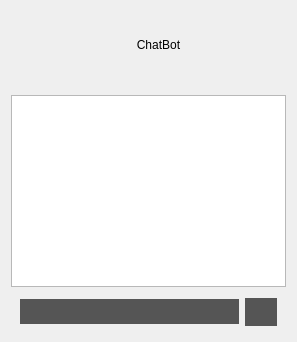
      <widget class="QWidget" name="page_chatbot">
       <layout class="QVBoxLayout" name="verticalLayout_15">
        <item>
         <widget class="QWidget" name="widget_right_menu_expand_table_container_6" native="true">
          <property name="styleSheet">
           <string notr="true">QPushButton {
	background-color: transparent;
	border: none;
}

QPushButton::hover {
	border: 1px solid #44fda2;
}

QPushButton::pressed {
	border: 1px solid #808080;
}</string>
          </property>
          <layout class="QHBoxLayout" name="horizontalLayout_59">
           <item>
            <widget class="QLabel" name="lbl_right_menu_chatbot_header_icon">
             <property name="minimumSize">
              <size>
               <width>50</width>
               <height>50</height>
              </size>
             </property>
             <property name="maximumSize">
              <size>
               <width>50</width>
               <height>50</height>
              </size>
             </property>
             <property name="text">
              <string/>
             </property>
             <property name="pixmap">
              <pixmap resource="../icons_source.qrc">:/newSource/icons/chatbot.png</pixmap>
             </property>
             <property name="scaledContents">
              <bool>true</bool>
             </property>
            </widget>
           </item>
           <item>
            <widget class="QLabel" name="lbl_right_menu_chatbot_header">
             <property name="minimumSize">
              <size>
               <width>150</width>
               <height>50</height>
              </size>
             </property>
             <property name="maximumSize">
              <size>
               <width>16777215</width>
               <height>50</height>
              </size>
             </property>
             <property name="text">
              <string>ChatBot</string>
             </property>
             <property name="alignment">
              <set>Qt::AlignCenter</set>
             </property>
            </widget>
           </item>
           <item>
            <widget class="QPushButton" name="btn_right_menu_close_chatbot">
             <property name="minimumSize">
              <size>
               <width>30</width>
               <height>30</height>
              </size>
             </property>
             <property name="maximumSize">
              <size>
               <width>30</width>
               <height>30</height>
              </size>
             </property>
             <property name="cursor">
              <cursorShape>PointingHandCursor</cursorShape>
             </property>
             <property name="toolTip">
              <string>Close</string>
             </property>
             <property name="text">
              <string/>
             </property>
             <property name="icon">
              <iconset resource="../icons_source.qrc">
               <normaloff>:/newSource/icons/close_2.png</normaloff>:/newSource/icons/close_2.png</iconset>
             </property>
             <property name="iconSize">
              <size>
               <width>20</width>
               <height>20</height>
              </size>
             </property>
            </widget>
           </item>
          </layout>
         </widget>
        </item>
        <item>
         <spacer name="verticalSpacer_68">
          <property name="orientation">
           <enum>Qt::Vertical</enum>
          </property>
          <property name="sizeType">
           <enum>QSizePolicy::Fixed</enum>
          </property>
          <property name="sizeHint" stdset="0">
           <size>
            <width>20</width>
            <height>10</height>
           </size>
          </property>
         </spacer>
        </item>
        <item>
         <widget class="QTextEdit" name="textEdit_chatbot">
          <property name="html">
           <string>&lt;!DOCTYPE HTML PUBLIC &quot;-//W3C//DTD HTML 4.0//EN&quot; &quot;http://www.w3.org/TR/REC-html40/strict.dtd&quot;&gt;
&lt;html&gt;&lt;head&gt;&lt;meta name=&quot;qrichtext&quot; content=&quot;1&quot; /&gt;&lt;style type=&quot;text/css&quot;&gt;
p, li { white-space: pre-wrap; }
&lt;/style&gt;&lt;/head&gt;&lt;body style=&quot; font-family:'MS Shell Dlg 2'; font-size:8.25pt; font-weight:400; font-style:normal;&quot;&gt;
&lt;p style=&quot;-qt-paragraph-type:empty; margin-top:0px; margin-bottom:0px; margin-left:0px; margin-right:0px; -qt-block-indent:0; text-indent:0px;&quot;&gt;&lt;br /&gt;&lt;/p&gt;&lt;/body&gt;&lt;/html&gt;</string>
          </property>
         </widget>
        </item>
        <item>
         <widget class="QWidget" name="widget_chatbot_input_container" native="true">
          <property name="minimumSize">
           <size>
            <width>271</width>
            <height>38</height>
           </size>
          </property>
          <property name="maximumSize">
           <size>
            <width>16777215</width>
            <height>38</height>
           </size>
          </property>
          <property name="styleSheet">
           <string notr="true">QPushButton {
	background-color: #555555;
	border: none
}

QPushButton::hover {
	background-color: #808080;
	border: none
}

QPushButton::pressed {
	background-color: #f0f0f0;
	border: none
}

QLineEdit {
	background-color: #555555;
	border: none;
	color: #ffffff;
}</string>
          </property>
          <layout class="QHBoxLayout" name="horizontalLayout_67">
           <property name="topMargin">
            <number>4</number>
           </property>
           <property name="bottomMargin">
            <number>4</number>
           </property>
           <item>
            <widget class="QLineEdit" name="lineEdit_chatbot_input">
             <property name="minimumSize">
              <size>
               <width>219</width>
               <height>25</height>
              </size>
             </property>
            </widget>
           </item>
           <item>
            <widget class="QPushButton" name="btn_chatbot_send">
             <property name="minimumSize">
              <size>
               <width>28</width>
               <height>28</height>
              </size>
             </property>
             <property name="text">
              <string/>
             </property>
             <property name="icon">
              <iconset resource="../icons_source.qrc">
               <normaloff>:/newSource/icons/up_arrow_1.png</normaloff>:/newSource/icons/up_arrow_1.png</iconset>
             </property>
             <property name="iconSize">
              <size>
               <width>20</width>
               <height>20</height>
              </size>
             </property>
            </widget>
           </item>
          </layout>
         </widget>
        </item>
       </layout>
      </widget>
